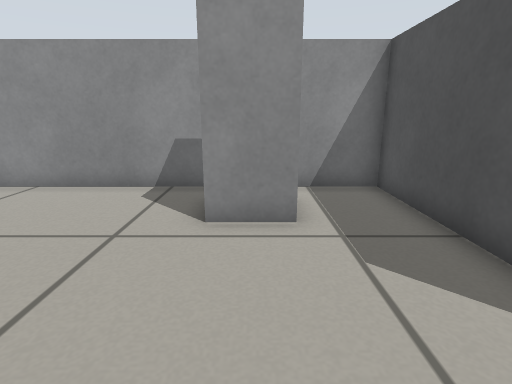
View 1 (above)

17 first-person views from a walk through a world built for the Gazebo simulator. The camera is 0.51 m above the floor, tilts 14° down and sees 80° across. The floor is counted in squares, 0.25 m on a side. Each view is taken from the middle of a square. On the plan, view 1 faces up. The plan holds only what a view shows up to about 17 squares ahead; the rest is blank.

View 2
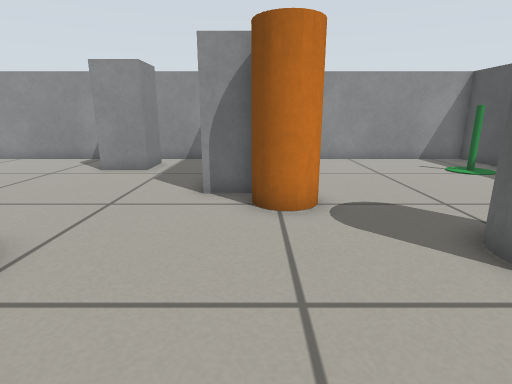

View 3
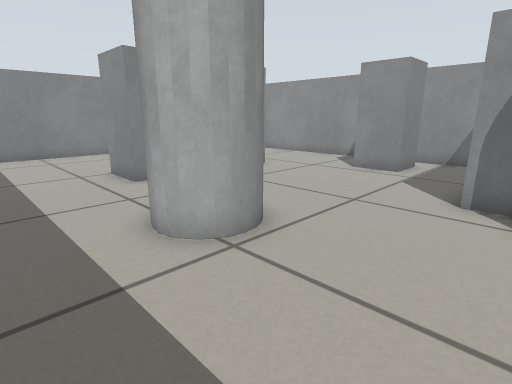

View 4
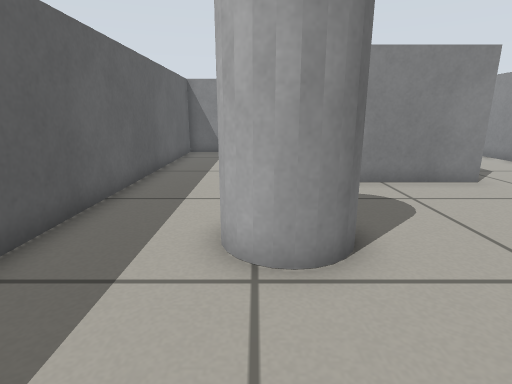

View 5
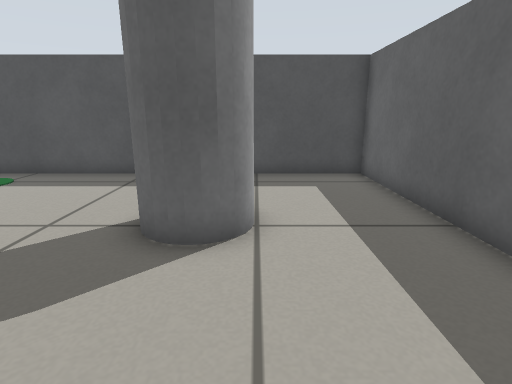

View 6
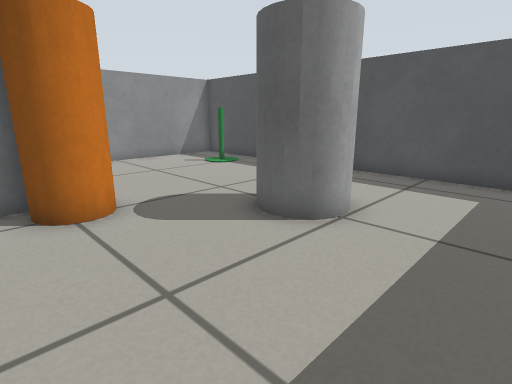

View 7
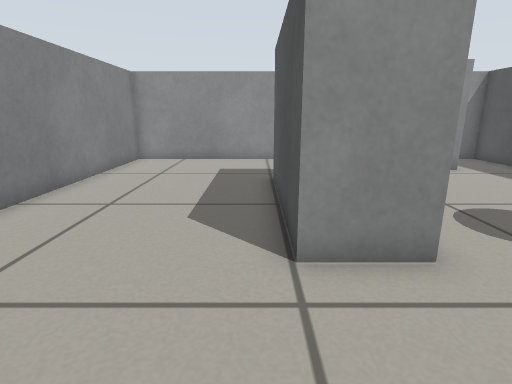

View 8
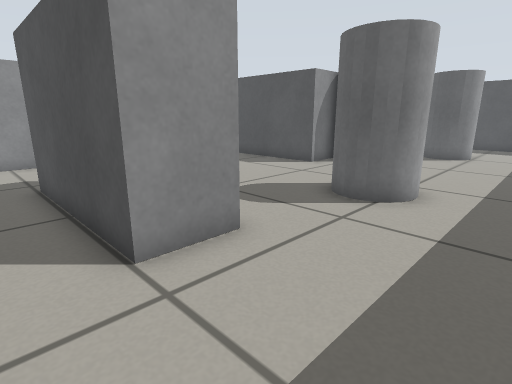

View 9
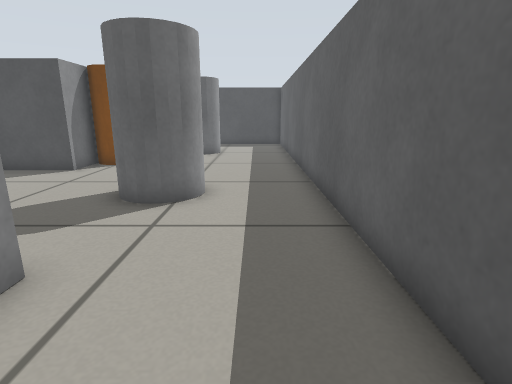

View 10
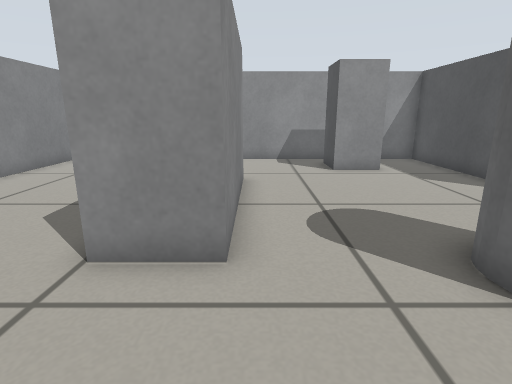

View 11
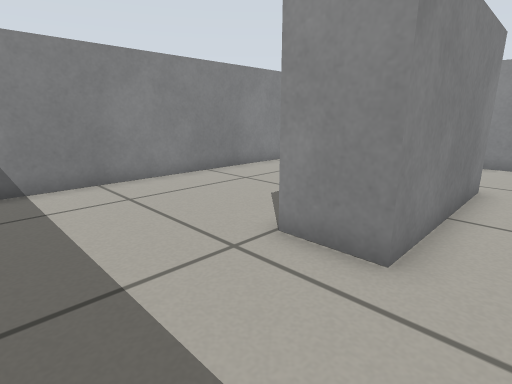

View 12
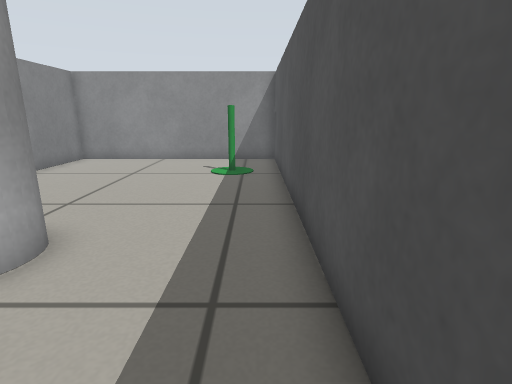

View 13
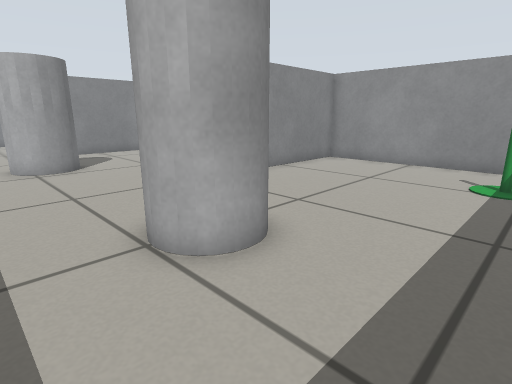

View 14
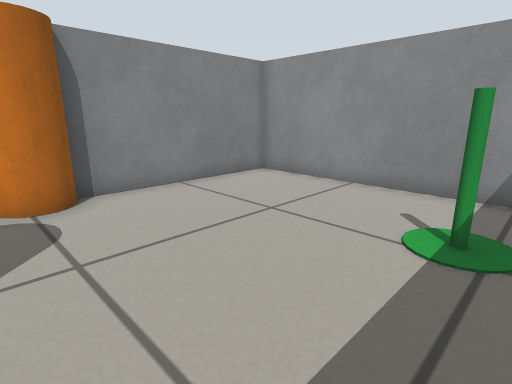

View 15
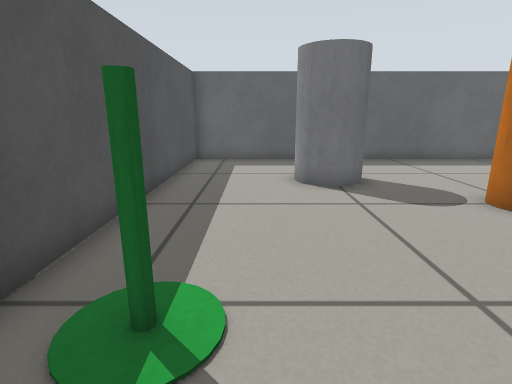

View 16
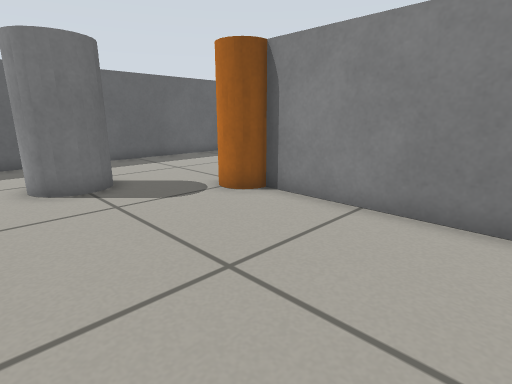

View 17
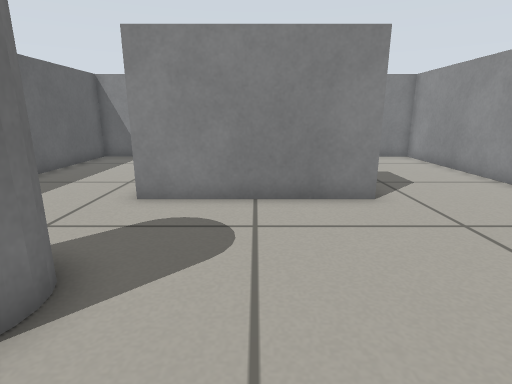

### Floor plan
Key: @ floor where view 1 was taken; # wall or solid block; . floor; B grey box; M marker; C orange cylinder; G grey cylinder.
Columns run from 13 left of view 1 to 15 right of it. Each row starts with its distance up from view 1.
  9 #############################
  8 #............ ...BB.........#
  7 #...........B B..BB.........#
  6 #...........BBB..BB.........#
  5 #................BB.......M.#
  4 #......BB........BB.........#
  3 #......BB........BB.........#
  2 #......BB........BCC........#
  1 #......BB.........CC........#
  0 #......BB....@..............#
 -1 #......BB....G........GG....#
 -2 #......BB...GGG.......GGG...#
 -3 #...........GGG.......GG....#
 -4 #...........................#
 -5 #...........................#
 -6 #...........................#
 -7 #############################

Positions as (right, up) in squares from view 1, and headings:
1: (0, 0), facing up
2: (5, -6), facing up
3: (5, -6), facing up-left
4: (5, -3), facing left
5: (4, -3), facing right
6: (4, -6), facing up-right
7: (-7, -6), facing up
8: (-8, -6), facing up-right
9: (-8, -5), facing right
10: (-4, -6), facing up
11: (-3, -6), facing up-left
12: (14, -6), facing up
13: (14, -5), facing up-left
14: (14, 0), facing up-left
15: (12, 8), facing down
16: (12, 8), facing down-left
17: (3, 1), facing left
